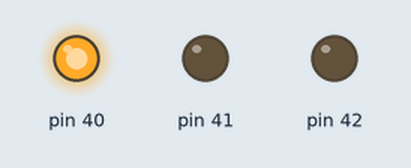
Bench run of a sketch on a simulated Arduino Mega 2560, built with avr-gcc and run on an emulated ATmega2560. Parts: output pins drawn as LEDs (lit = HIGH).

Above: at 0.2 s.
At 1.2 s:
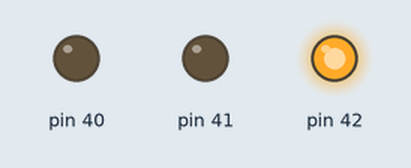
At 1.7 s:
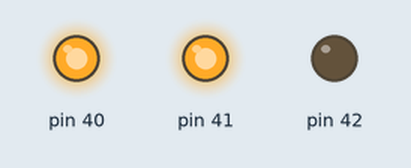
At 3.2 s:
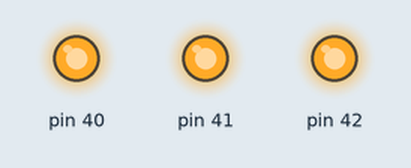
At 5.7 s:
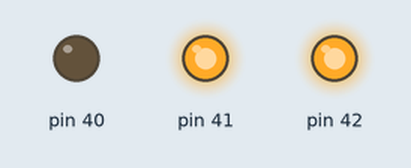
At 7.7 s:
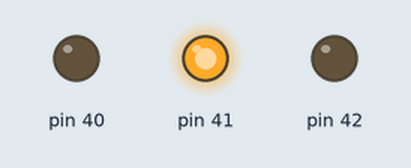
Timing chart, 0 to 8.1 s (numbered marks = the images above):
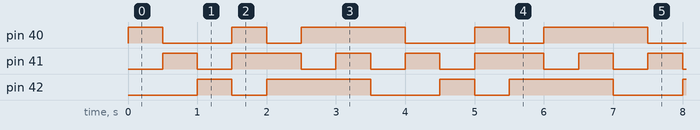

Measured:
- by itself, pin 40: repeats every 3.5 s: LOW 1.0 s, HIGH 0.50 s, LOW 0.50 s, HIGH 1.5 s
- by itself, pin 41: repeats every 3.5 s: LOW 0.50 s, HIGH 1.0 s, 2 × (LOW 0.50 s, HIGH 0.50 s)
- by itself, pin 42: repeats every 3.5 s: LOW 0.50 s, HIGH 1.5 s, LOW 1.0 s, HIGH 0.50 s

The sketch:

LEDS_RGB.ino
```cpp
void setup() {
  // put your setup code here, to run once:

//Puerto 40 led AZUL
//Puerto 41 led VERDE
//Puerto 42 led ROJO

pinMode(40, OUTPUT);
pinMode(41, OUTPUT);
pinMode(42, OUTPUT);
}
void loop()
 {
  // put your main code here, to run repeatedly:

digitalWrite(40, HIGH);
delay(500);
digitalWrite(40, LOW);
digitalWrite(41, HIGH);
delay(500);
digitalWrite (41, LOW);
digitalWrite(42, HIGH);
delay(500);
digitalWrite(42, LOW);
digitalWrite(40, HIGH);
digitalWrite(41, HIGH);
delay(500);
digitalWrite (40, LOW);
digitalWrite(42, HIGH);
delay(500);
digitalWrite(41, LOW);
digitalWrite(40, HIGH);
delay(500);
digitalWrite(40, HIGH);
digitalWrite(41, HIGH);
digitalWrite(42, HIGH);
delay(500);
digitalWrite(40, LOW);
digitalWrite(41, LOW);
digitalWrite(42, LOW);

}
```
